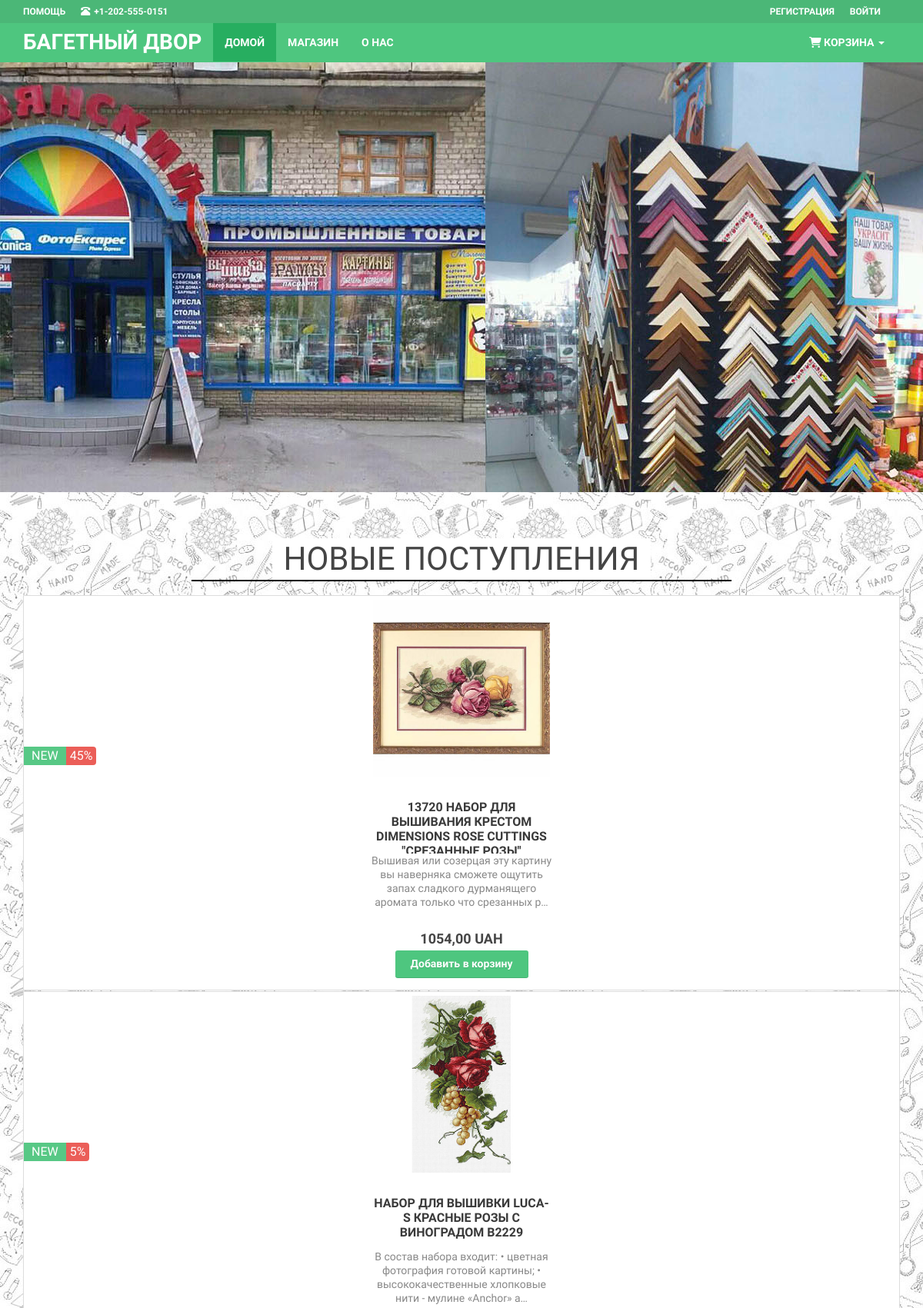
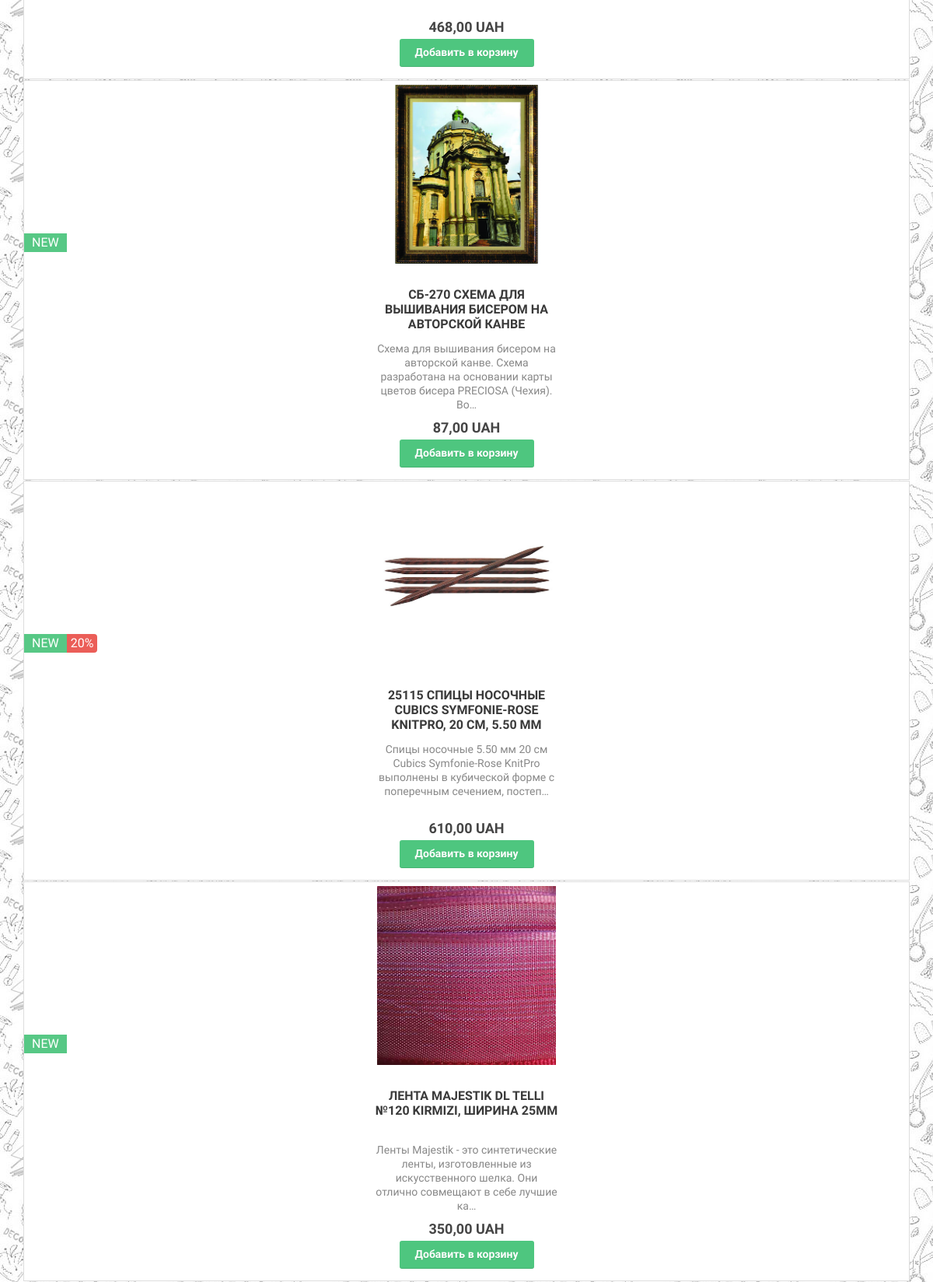
The page / (upper part) on the database its author committed (2 pictures, top to bottom).
### main/models.py (models this page shows, shortened)
class Slider(models.Model):
    name = models.CharField('Наименование', max_length=128, default=None)
    slider = models.ImageField(upload_to='slider', default='default.jpg')
    is_show = models.BooleanField('Видимость', default=True)
    class Meta:
        verbose_name = 'Слайдер'
        verbose_name_plural = 'Слайдеры'

### products/models.py (models this page shows, shortened)
class ProductImage(models.Model):
    product = models.ForeignKey(Product, on_delete=models.CASCADE)
    picture = models.ImageField(upload_to='products_images', default='default.jpg')                # 475x475
    picture_small = models.ImageField(upload_to='products_images_small', default='products_images_small/default.jpg')    # 70x70
    is_main = models.BooleanField('Главная', default=False)
    created = models.DateTimeField(auto_now_add=True, auto_now=False)
    updated = models.DateTimeField(auto_now_add=False, auto_now=True)
    class Meta:
        verbose_name = 'Фотография'
        verbose_name_plural = 'Фотографии'

class Product(models.Model):
    name = models.CharField('Наименование', max_length=128)
    type = models.ForeignKey(Type, on_delete=models.CASCADE)
    category = models.ForeignKey(Category, on_delete=models.CASCADE)
    textile = models.ForeignKey(Textile, blank=True, null=True, default=None, on_delete=models.CASCADE)
    color = models.ForeignKey(Color, blank=True, null=True, default=None, on_delete=models.CASCADE)
    country = models.ForeignKey(Country, blank=True, null=True, default=None, on_delete=models.CASCADE)
    thread = models.CharField('Вид ниток', max_length=64, blank=True, null=True, default=None)
    material = models.CharField('Материал', max_length=64, blank=True, null=True, default=None)
    length = models.DecimalField('Длина мотка', max_digits=4, decimal_places=1, blank=True, null=True, default=None)
    themes = models.CharField('Тематика', max_length=64, blank=True, null=True, default=None)
    technique = models.CharField('Техника', max_length=64, blank=True, null=True, default=None)
    stitching = models.CharField('Зашивка', max_length=64, blank=True, null=True, default=None)
    dimension = models.CharField('Размер', max_length=128, blank=True, null=True, default=None)
    purpose = models.CharField('Назначение', max_length=256, blank=True, null=True, default=None)
    equipment = models.CharField('Комплектация', max_length=256, blank=True, null=True, default=None)
    num_color = models.IntegerField('Количество цветов', blank=True, null=True, default=None)
    num_bead = models.IntegerField('Количество бусин', blank=True, null=True, default=None)
    description = models.TextField('Описание', blank=True, null=True, default=None)
    discount = models.IntegerField('Скидка', default=0)
    price = models.DecimalField('Цена', max_digits=6, decimal_places=2, blank=True, null=True, default=0.0)
    is_active = models.BooleanField('Актуальность', default=True)
    is_new = models.BooleanField('Новый', default=False)
    created = models.DateTimeField(auto_now_add=True, auto_now=False)
    updated = models.DateTimeField(auto_now_add=False, auto_now=True)
    class Meta:
        verbose_name = 'Продукт'
        verbose_name_plural = 'Продукты'

### main/views.py (the view)
# urls.py: path('', views.index, name='home'),
def index(request):
    print('Main page')
    product_image = ProductImage.objects.filter(product__is_active=True, product__is_new=True, is_main=True)
    slider_image = Slider.objects.filter(is_show=True)
    return render(request, 'main/index.html', {'title': 'Главная страница сайта', 'product': product_image, 'slider': slider_image})

### orders/context_processors.py (called while the page is built)
def get_card_info (request):
    return_dict = dict()
    session_key = request.session.session_key
    print('Get cart info')
    if not session_key:
        request.session.cycle_key
    current_user = request.user
    if (current_user.id is not None) & (not current_user.is_superuser):
        order, created = Order.objects.get_or_create(customer=current_user, status_id=1)
        if not created:
            return_dict = GetDict(order.id)
    return return_dict

### templates/main/index.html (shortened to what this page needs)
{% extends 'base_home.html' %}
{% load static %}
{% block content %}
<div class="banner">
    <div class="full-container">
        <div class="slider-content">
            <div class="slider slider-v1"
                 data-cycle-swipe=true
                 data-cycle-center-horz=true
                 data-cycle-center-vert=true
                 data-cycle-prev=".prevControl"
                 data-cycle-next=".nextControl"
                 data-cycle-loader="wait">
                 {% for img in slider %}
                    <img src="{{ img.slider.url }}" >
                 {% endfor %}
            </div>
        </div>
    </div>
</div>
<div class="container main-container">
    <div class="row featuredPostContainer globalPadding style2">
        <h3 class="section-title style2 text-center">
            <span>НОВЫЕ ПОСТУПЛЕНИЯ</span>
        </h3>
        <div id="productslider" class="owl-carousel owl-theme" style="opacity: 1; display: block;">
            {% for item in product %}
                <div class="item">
                    <div class="product">
                        <div class="image">
                            <a href="{% url 'item' item.product.id %}">
                                <img src="{{ item.picture_small.url }}" alt="img" class="img-responsive">
                            </a>
                            <div class="promotion">
                                <span class="new-product">NEW</span>
                                {% if item.product.discount %}
                                    <div class="discount">
                                        <span>{{ item.product.discount }}%</span>
                                    </div>
                                {% endif %}
                            </div>
                        </div>
                        <div class="description">
                            <h4><a href="{% url 'item' item.product.id %}">{{ item.product.name }}</a></h4>
                            <p>
                                {{ item.product.description|truncatechars_html:120}}
                            </p>
                        </div>
                        <div class="price">
                            <span>{{ item.product.price }} UAH</span>
                        </div>
                        <div class="action-control">
                            <button type="submit" class="btn btn-primary add2cart"
                                data-product_id = "{{ item.product.id }}"
                                >
                                Добавить в корзину
                            </button>
                        </div>
                    </div>
                </div>
            {% endfor %}
        </div>
    </div>
</div>
{% endblock %}

### static/skin-1.css (style rules this page uses)
.btn-primary, .product:hover .add-fav:hover, .product:hover .add-fav.active { background-color: #4ec67f; color: #ffffff; }
.new-product { background-color: #4ec67f !important; background-color: rgba(78, 198, 127, 0.95) !important; filter: progid:DXImageTransform.Microsoft.gradient(startColorstr=#f24ec67f, endColorstr=#f24ec67f) !important; -ms-filter: progid:DXImageTransform.Microsoft.gradient(startColorstr=#f24ec67f, endColorstr=#f24ec67f) !important; }

### static/gray-look.css (style rules this page uses)
.product, .featuredImgLook2 .inner, .cartMiniTable, .cartTable { background: #fff; }

### static/smoothproducts.css (style rules this page uses)
html, body { height: 100%; width: 100%; }

### static/btn.css (style rules this page uses)
.btn { border: medium none; border-radius: 3px; font-size: 14px; font-weight: normal; line-height: 1.4; padding: 8px 20px; transition: all 0.25s linear 0s; }
.btn.btn-primary, .btn.btn-danger, .btn.btn-default, .btn.btn-success, .btn.btn-info, .btn.btn-warning, .btn.btn-fb, .btn.btn-tw { font-weight: 600; text-shadow: 0px 1px rgba(0, 0, 0, 0.1); -o-text-shadow: 0px 1px rgba(0, 0, 0, 0.1); -webkit-text-shadow: 0px 1px rgba(0, 0, 0, 0.1); -ms-text-shadow: 0px 1px rgba(0, 0, 0, 0.1); box-shadow: 0 -1px rgba(0, 0, 0, 0.1) inset; -webkit-box-shadow: 0 -1px rgba(0, 0, 0, 0.1) inset; -o-box-shadow: 0 -1px rgba(0, 0, 0, 0.1) inset; -ms-box-shadow: 0 -1px rgba(0, 0, 0, 0.1) inset; }

### rows shown on the page
Slider: slider (picture)
ProductImage: picture_small (picture), product.discount "45", product.name "13720 НАБОР ДЛЯ ВЫШИВАНИЯ КРЕСТОМ DIMENSIONS ROSE CUTTINGS…", product.description "Вышивая или созерцая эту картину вы наверняка сможете ощутить запах сладкого дурманящего аромата только что срезанных р…", product.price "1054,00"
ProductImage: picture_small (picture), product.discount "5", product.name "НАБОР ДЛЯ ВЫШИВКИ LUCA-S КРАСНЫЕ РОЗЫ С ВИНОГРАДОМ B2229", product.description "В состав набора входит: • цветная фотография готовой картины; • высококачественные хлопковые нити - мулине «Anchor» а…", product.price "468,00"
ProductImage: picture_small (picture), product.name "СБ-270 СХЕМА ДЛЯ ВЫШИВАНИЯ БИСЕРОМ НА АВТОРСКОЙ КАНВЕ", product.description "Схема для вышивания бисером на авторской канве. Схема разработана на основании карты цветов бисера PRECIOSA (Чехия). Во…", product.price "87,00"
ProductImage: picture_small (picture), product.discount "20", product.name "25115 СПИЦЫ НОСОЧНЫЕ CUBICS SYMFONIE-ROSE KNITPRO, 20 СМ, 5.50 ММ", product.description "Спицы носочные 5.50 мм 20 см Cubics Symfonie-Rose KnitPro выполнены в кубической форме с поперечным сечением, постеп…", product.price "610,00"
ProductImage: picture_small (picture), product.name "ЛЕНТА MAJESTIK DL TELLI №120 KIRMIZI, ШИРИНА 25ММ", product.description "Ленты Majestik - это синтетические ленты, изготовленные из искусственного шелка. Они отлично совмещают в себе лучшие ка…", product.price "350,00"
